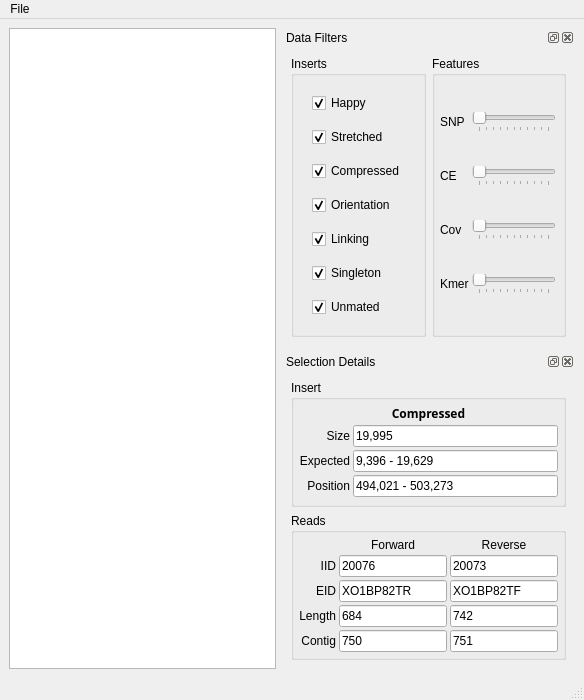
<ui version="4.0" >
 <author></author>
 <comment></comment>
 <exportmacro></exportmacro>
 <class>MainWindow</class>
 <widget class="QMainWindow" name="MainWindow" >
  <property name="geometry" >
   <rect>
    <x>0</x>
    <y>0</y>
    <width>584</width>
    <height>700</height>
   </rect>
  </property>
  <property name="windowTitle" >
   <string>MainWindow</string>
  </property>
  <widget class="QWidget" name="centralwidget" >
   <layout class="QGridLayout" >
    <property name="margin" >
     <number>9</number>
    </property>
    <property name="spacing" >
     <number>6</number>
    </property>
    <item row="1" column="1" >
     <widget class="QDockWidget" name="selectionDock" >
      <property name="sizePolicy" >
       <sizepolicy>
        <hsizetype>5</hsizetype>
        <vsizetype>5</vsizetype>
        <horstretch>0</horstretch>
        <verstretch>0</verstretch>
       </sizepolicy>
      </property>
      <property name="windowTitle" >
       <string>Selection Details</string>
      </property>
      <widget class="QWidget" name="dockWidgetContents_2" >
       <layout class="QGridLayout" >
        <property name="margin" >
         <number>9</number>
        </property>
        <property name="spacing" >
         <number>6</number>
        </property>
        <item row="0" column="0" >
         <widget class="QGroupBox" name="groupBox_2" >
          <property name="sizePolicy" >
           <sizepolicy>
            <hsizetype>5</hsizetype>
            <vsizetype>5</vsizetype>
            <horstretch>0</horstretch>
            <verstretch>0</verstretch>
           </sizepolicy>
          </property>
          <property name="title" >
           <string>Insert</string>
          </property>
          <layout class="QGridLayout" >
           <property name="margin" >
            <number>5</number>
           </property>
           <property name="spacing" >
            <number>3</number>
           </property>
           <item row="0" column="0" colspan="2" >
            <widget class="QLabel" name="label" >
             <property name="sizePolicy" >
              <sizepolicy>
               <hsizetype>7</hsizetype>
               <vsizetype>0</vsizetype>
               <horstretch>0</horstretch>
               <verstretch>0</verstretch>
              </sizepolicy>
             </property>
             <property name="font" >
              <font>
               <family>Sans Serif</family>
               <pointsize>9</pointsize>
               <weight>75</weight>
               <italic>false</italic>
               <bold>true</bold>
               <underline>false</underline>
               <strikeout>false</strikeout>
              </font>
             </property>
             <property name="text" >
              <string>Compressed</string>
             </property>
             <property name="alignment" >
              <set>Qt::AlignCenter</set>
             </property>
            </widget>
           </item>
           <item row="1" column="1" >
            <widget class="QLineEdit" name="lineEdit" >
             <property name="text" >
              <string>19,995</string>
             </property>
             <property name="readOnly" >
              <bool>true</bool>
             </property>
            </widget>
           </item>
           <item row="1" column="0" >
            <widget class="QLabel" name="label_12" >
             <property name="text" >
              <string>Size</string>
             </property>
             <property name="alignment" >
              <set>Qt::AlignRight|Qt::AlignTrailing|Qt::AlignVCenter</set>
             </property>
            </widget>
           </item>
           <item row="2" column="0" >
            <widget class="QLabel" name="label_6" >
             <property name="text" >
              <string>Expected</string>
             </property>
             <property name="alignment" >
              <set>Qt::AlignRight|Qt::AlignTrailing|Qt::AlignVCenter</set>
             </property>
            </widget>
           </item>
           <item row="3" column="0" >
            <widget class="QLabel" name="label_11" >
             <property name="text" >
              <string>Position</string>
             </property>
             <property name="alignment" >
              <set>Qt::AlignRight|Qt::AlignTrailing|Qt::AlignVCenter</set>
             </property>
            </widget>
           </item>
           <item row="3" column="1" >
            <widget class="QLineEdit" name="lineEdit_4" >
             <property name="text" >
              <string>494,021 - 503,273</string>
             </property>
             <property name="readOnly" >
              <bool>true</bool>
             </property>
            </widget>
           </item>
           <item row="2" column="1" >
            <widget class="QLineEdit" name="lineEdit_3" >
             <property name="text" >
              <string>9,396 - 19,629</string>
             </property>
             <property name="readOnly" >
              <bool>true</bool>
             </property>
            </widget>
           </item>
          </layout>
         </widget>
        </item>
        <item row="1" column="0" >
         <widget class="QGroupBox" name="groupBox" >
          <property name="sizePolicy" >
           <sizepolicy>
            <hsizetype>5</hsizetype>
            <vsizetype>5</vsizetype>
            <horstretch>0</horstretch>
            <verstretch>0</verstretch>
           </sizepolicy>
          </property>
          <property name="title" >
           <string>Reads</string>
          </property>
          <layout class="QGridLayout" >
           <property name="margin" >
            <number>5</number>
           </property>
           <property name="spacing" >
            <number>3</number>
           </property>
           <item row="3" column="2" >
            <widget class="QLineEdit" name="lineEdit_14" >
             <property name="text" >
              <string>742</string>
             </property>
             <property name="readOnly" >
              <bool>true</bool>
             </property>
            </widget>
           </item>
           <item row="4" column="2" >
            <widget class="QLineEdit" name="lineEdit_9" >
             <property name="text" >
              <string>751</string>
             </property>
             <property name="readOnly" >
              <bool>true</bool>
             </property>
            </widget>
           </item>
           <item row="3" column="1" >
            <widget class="QLineEdit" name="lineEdit_13" >
             <property name="text" >
              <string>684</string>
             </property>
             <property name="readOnly" >
              <bool>true</bool>
             </property>
            </widget>
           </item>
           <item row="4" column="1" >
            <widget class="QLineEdit" name="lineEdit_8" >
             <property name="text" >
              <string>750</string>
             </property>
             <property name="readOnly" >
              <bool>true</bool>
             </property>
            </widget>
           </item>
           <item row="3" column="0" >
            <widget class="QLabel" name="label_16" >
             <property name="sizePolicy" >
              <sizepolicy>
               <hsizetype>5</hsizetype>
               <vsizetype>0</vsizetype>
               <horstretch>0</horstretch>
               <verstretch>0</verstretch>
              </sizepolicy>
             </property>
             <property name="text" >
              <string>Length</string>
             </property>
             <property name="alignment" >
              <set>Qt::AlignRight|Qt::AlignTrailing|Qt::AlignVCenter</set>
             </property>
            </widget>
           </item>
           <item row="4" column="0" >
            <widget class="QLabel" name="label_10" >
             <property name="sizePolicy" >
              <sizepolicy>
               <hsizetype>5</hsizetype>
               <vsizetype>0</vsizetype>
               <horstretch>0</horstretch>
               <verstretch>0</verstretch>
              </sizepolicy>
             </property>
             <property name="text" >
              <string>Contig</string>
             </property>
             <property name="alignment" >
              <set>Qt::AlignRight|Qt::AlignTrailing|Qt::AlignVCenter</set>
             </property>
            </widget>
           </item>
           <item row="0" column="1" >
            <widget class="QLabel" name="label_7" >
             <property name="sizePolicy" >
              <sizepolicy>
               <hsizetype>5</hsizetype>
               <vsizetype>0</vsizetype>
               <horstretch>0</horstretch>
               <verstretch>0</verstretch>
              </sizepolicy>
             </property>
             <property name="text" >
              <string>Forward</string>
             </property>
             <property name="alignment" >
              <set>Qt::AlignCenter</set>
             </property>
            </widget>
           </item>
           <item row="0" column="2" >
            <widget class="QLabel" name="label_8" >
             <property name="sizePolicy" >
              <sizepolicy>
               <hsizetype>5</hsizetype>
               <vsizetype>0</vsizetype>
               <horstretch>0</horstretch>
               <verstretch>0</verstretch>
              </sizepolicy>
             </property>
             <property name="text" >
              <string>Reverse</string>
             </property>
             <property name="alignment" >
              <set>Qt::AlignCenter</set>
             </property>
            </widget>
           </item>
           <item row="2" column="2" >
            <widget class="QLineEdit" name="lineEdit_5" >
             <property name="text" >
              <string>XO1BP82TF</string>
             </property>
             <property name="readOnly" >
              <bool>true</bool>
             </property>
            </widget>
           </item>
           <item row="2" column="1" >
            <widget class="QLineEdit" name="lineEdit_2" >
             <property name="text" >
              <string>XO1BP82TR</string>
             </property>
             <property name="readOnly" >
              <bool>true</bool>
             </property>
            </widget>
           </item>
           <item row="1" column="1" >
            <widget class="QLineEdit" name="lineEdit_6" >
             <property name="text" >
              <string>20076</string>
             </property>
             <property name="readOnly" >
              <bool>true</bool>
             </property>
            </widget>
           </item>
           <item row="1" column="2" >
            <widget class="QLineEdit" name="lineEdit_7" >
             <property name="text" >
              <string>20073</string>
             </property>
             <property name="readOnly" >
              <bool>true</bool>
             </property>
            </widget>
           </item>
           <item row="1" column="0" >
            <widget class="QLabel" name="label_9" >
             <property name="sizePolicy" >
              <sizepolicy>
               <hsizetype>5</hsizetype>
               <vsizetype>0</vsizetype>
               <horstretch>0</horstretch>
               <verstretch>0</verstretch>
              </sizepolicy>
             </property>
             <property name="text" >
              <string>IID</string>
             </property>
             <property name="alignment" >
              <set>Qt::AlignRight|Qt::AlignTrailing|Qt::AlignVCenter</set>
             </property>
            </widget>
           </item>
           <item row="2" column="0" >
            <widget class="QLabel" name="label_4" >
             <property name="sizePolicy" >
              <sizepolicy>
               <hsizetype>5</hsizetype>
               <vsizetype>0</vsizetype>
               <horstretch>0</horstretch>
               <verstretch>0</verstretch>
              </sizepolicy>
             </property>
             <property name="text" >
              <string>EID</string>
             </property>
             <property name="alignment" >
              <set>Qt::AlignRight|Qt::AlignTrailing|Qt::AlignVCenter</set>
             </property>
            </widget>
           </item>
          </layout>
         </widget>
        </item>
       </layout>
      </widget>
     </widget>
    </item>
    <item rowspan="2" row="0" column="0" >
     <widget class="QTextEdit" name="textEdit" />
    </item>
    <item row="0" column="1" >
     <widget class="QDockWidget" name="filterDock" >
      <property name="sizePolicy" >
       <sizepolicy>
        <hsizetype>5</hsizetype>
        <vsizetype>5</vsizetype>
        <horstretch>0</horstretch>
        <verstretch>0</verstretch>
       </sizepolicy>
      </property>
      <property name="windowTitle" >
       <string>Data Filters</string>
      </property>
      <widget class="QWidget" name="dockWidgetContents" >
       <layout class="QGridLayout" >
        <property name="margin" >
         <number>9</number>
        </property>
        <property name="spacing" >
         <number>6</number>
        </property>
        <item row="0" column="0" >
         <widget class="QGroupBox" name="groupBox_4" >
          <property name="sizePolicy" >
           <sizepolicy>
            <hsizetype>5</hsizetype>
            <vsizetype>5</vsizetype>
            <horstretch>0</horstretch>
            <verstretch>0</verstretch>
           </sizepolicy>
          </property>
          <property name="title" >
           <string>Inserts</string>
          </property>
          <property name="checkable" >
           <bool>false</bool>
          </property>
          <layout class="QGridLayout" >
           <property name="margin" >
            <number>9</number>
           </property>
           <property name="spacing" >
            <number>6</number>
           </property>
           <item row="4" column="0" >
            <widget class="QCheckBox" name="checkBox" >
             <property name="sizePolicy" >
              <sizepolicy>
               <hsizetype>0</hsizetype>
               <vsizetype>0</vsizetype>
               <horstretch>0</horstretch>
               <verstretch>0</verstretch>
              </sizepolicy>
             </property>
             <property name="text" >
              <string>Linking</string>
             </property>
             <property name="checked" >
              <bool>true</bool>
             </property>
            </widget>
           </item>
           <item row="1" column="0" >
            <widget class="QCheckBox" name="checkBox_6" >
             <property name="sizePolicy" >
              <sizepolicy>
               <hsizetype>0</hsizetype>
               <vsizetype>0</vsizetype>
               <horstretch>0</horstretch>
               <verstretch>0</verstretch>
              </sizepolicy>
             </property>
             <property name="text" >
              <string>Stretched</string>
             </property>
             <property name="checked" >
              <bool>true</bool>
             </property>
            </widget>
           </item>
           <item row="2" column="0" >
            <widget class="QCheckBox" name="checkBox_7" >
             <property name="sizePolicy" >
              <sizepolicy>
               <hsizetype>0</hsizetype>
               <vsizetype>0</vsizetype>
               <horstretch>0</horstretch>
               <verstretch>0</verstretch>
              </sizepolicy>
             </property>
             <property name="text" >
              <string>Compressed</string>
             </property>
             <property name="checked" >
              <bool>true</bool>
             </property>
            </widget>
           </item>
           <item row="3" column="0" >
            <widget class="QCheckBox" name="checkBox_8" >
             <property name="sizePolicy" >
              <sizepolicy>
               <hsizetype>0</hsizetype>
               <vsizetype>0</vsizetype>
               <horstretch>0</horstretch>
               <verstretch>0</verstretch>
              </sizepolicy>
             </property>
             <property name="text" >
              <string>Orientation</string>
             </property>
             <property name="checked" >
              <bool>true</bool>
             </property>
            </widget>
           </item>
           <item row="6" column="0" >
            <widget class="QCheckBox" name="checkBox_10" >
             <property name="sizePolicy" >
              <sizepolicy>
               <hsizetype>0</hsizetype>
               <vsizetype>0</vsizetype>
               <horstretch>0</horstretch>
               <verstretch>0</verstretch>
              </sizepolicy>
             </property>
             <property name="text" >
              <string>Unmated</string>
             </property>
             <property name="checked" >
              <bool>true</bool>
             </property>
            </widget>
           </item>
           <item row="5" column="0" >
            <widget class="QCheckBox" name="checkBox_9" >
             <property name="sizePolicy" >
              <sizepolicy>
               <hsizetype>0</hsizetype>
               <vsizetype>0</vsizetype>
               <horstretch>0</horstretch>
               <verstretch>0</verstretch>
              </sizepolicy>
             </property>
             <property name="text" >
              <string>Singleton</string>
             </property>
             <property name="checked" >
              <bool>true</bool>
             </property>
            </widget>
           </item>
           <item row="0" column="0" >
            <widget class="QCheckBox" name="checkBox_5" >
             <property name="sizePolicy" >
              <sizepolicy>
               <hsizetype>0</hsizetype>
               <vsizetype>0</vsizetype>
               <horstretch>0</horstretch>
               <verstretch>0</verstretch>
              </sizepolicy>
             </property>
             <property name="text" >
              <string>Happy</string>
             </property>
             <property name="checked" >
              <bool>true</bool>
             </property>
            </widget>
           </item>
          </layout>
         </widget>
        </item>
        <item row="0" column="1" >
         <widget class="QGroupBox" name="groupBox_3" >
          <property name="sizePolicy" >
           <sizepolicy>
            <hsizetype>5</hsizetype>
            <vsizetype>5</vsizetype>
            <horstretch>0</horstretch>
            <verstretch>0</verstretch>
           </sizepolicy>
          </property>
          <property name="title" >
           <string>Features</string>
          </property>
          <property name="checkable" >
           <bool>false</bool>
          </property>
          <property name="checked" >
           <bool>false</bool>
          </property>
          <layout class="QGridLayout" >
           <property name="margin" >
            <number>5</number>
           </property>
           <property name="spacing" >
            <number>3</number>
           </property>
           <item row="3" column="1" >
            <widget class="QSlider" name="horizontalSlider_4" >
             <property name="sizePolicy" >
              <sizepolicy>
               <hsizetype>0</hsizetype>
               <vsizetype>0</vsizetype>
               <horstretch>0</horstretch>
               <verstretch>0</verstretch>
              </sizepolicy>
             </property>
             <property name="maximum" >
              <number>10</number>
             </property>
             <property name="orientation" >
              <enum>Qt::Horizontal</enum>
             </property>
             <property name="tickPosition" >
              <enum>QSlider::TicksBelow</enum>
             </property>
             <property name="tickInterval" >
              <number>1</number>
             </property>
            </widget>
           </item>
           <item row="2" column="1" >
            <widget class="QSlider" name="horizontalSlider_3" >
             <property name="sizePolicy" >
              <sizepolicy>
               <hsizetype>0</hsizetype>
               <vsizetype>0</vsizetype>
               <horstretch>0</horstretch>
               <verstretch>0</verstretch>
              </sizepolicy>
             </property>
             <property name="maximum" >
              <number>10</number>
             </property>
             <property name="orientation" >
              <enum>Qt::Horizontal</enum>
             </property>
             <property name="tickPosition" >
              <enum>QSlider::TicksBelow</enum>
             </property>
             <property name="tickInterval" >
              <number>1</number>
             </property>
            </widget>
           </item>
           <item row="1" column="1" >
            <widget class="QSlider" name="horizontalSlider_2" >
             <property name="sizePolicy" >
              <sizepolicy>
               <hsizetype>0</hsizetype>
               <vsizetype>0</vsizetype>
               <horstretch>0</horstretch>
               <verstretch>0</verstretch>
              </sizepolicy>
             </property>
             <property name="maximum" >
              <number>10</number>
             </property>
             <property name="orientation" >
              <enum>Qt::Horizontal</enum>
             </property>
             <property name="tickPosition" >
              <enum>QSlider::TicksBelow</enum>
             </property>
             <property name="tickInterval" >
              <number>1</number>
             </property>
            </widget>
           </item>
           <item row="0" column="1" >
            <widget class="QSlider" name="horizontalSlider" >
             <property name="sizePolicy" >
              <sizepolicy>
               <hsizetype>0</hsizetype>
               <vsizetype>0</vsizetype>
               <horstretch>0</horstretch>
               <verstretch>0</verstretch>
              </sizepolicy>
             </property>
             <property name="maximum" >
              <number>10</number>
             </property>
             <property name="orientation" >
              <enum>Qt::Horizontal</enum>
             </property>
             <property name="tickPosition" >
              <enum>QSlider::TicksBelow</enum>
             </property>
             <property name="tickInterval" >
              <number>1</number>
             </property>
            </widget>
           </item>
           <item row="3" column="0" >
            <widget class="QLabel" name="label_19" >
             <property name="text" >
              <string>Kmer</string>
             </property>
            </widget>
           </item>
           <item row="2" column="0" >
            <widget class="QLabel" name="label_18" >
             <property name="text" >
              <string>Cov</string>
             </property>
            </widget>
           </item>
           <item row="1" column="0" >
            <widget class="QLabel" name="label_17" >
             <property name="text" >
              <string>CE</string>
             </property>
            </widget>
           </item>
           <item row="0" column="0" >
            <widget class="QLabel" name="label_3" >
             <property name="sizePolicy" >
              <sizepolicy>
               <hsizetype>0</hsizetype>
               <vsizetype>0</vsizetype>
               <horstretch>0</horstretch>
               <verstretch>0</verstretch>
              </sizepolicy>
             </property>
             <property name="text" >
              <string>SNP</string>
             </property>
            </widget>
           </item>
          </layout>
         </widget>
        </item>
       </layout>
      </widget>
     </widget>
    </item>
   </layout>
  </widget>
  <widget class="QMenuBar" name="menubar" >
   <property name="geometry" >
    <rect>
     <x>0</x>
     <y>0</y>
     <width>584</width>
     <height>29</height>
    </rect>
   </property>
   <widget class="QMenu" name="menuFile" >
    <property name="title" >
     <string>File</string>
    </property>
   </widget>
   <addaction name="menuFile" />
  </widget>
  <widget class="QStatusBar" name="statusbar" >
   <property name="geometry" >
    <rect>
     <x>0</x>
     <y>678</y>
     <width>584</width>
     <height>22</height>
    </rect>
   </property>
  </widget>
 </widget>
 <pixmapfunction></pixmapfunction>
 <resources/>
 <connections/>
</ui>
